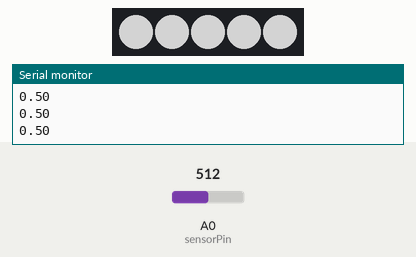
Simulated run of this sketch. Board: Arduino Uno, built with avr-gcc and run on an emulated ATmega328P. On the bench: 5 RGB LEDs in strip order, left to right, the last lines printed to the serial monitor. The inputs (shaded band) are chosen by the test bench; at power-on: A0 (sensorPin) = 512. Dim RGB values are drawn brighter than linear.

Above: at 1.2 s.
1.3 s: A0 (sensorPin) set to 0
At 2.8 s:
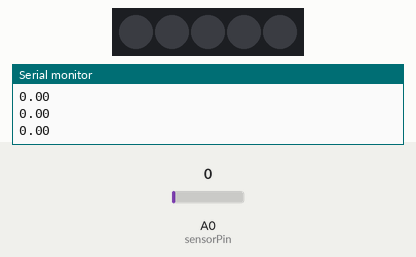
3.2 s: A0 (sensorPin) set to 122
At 4.2 s:
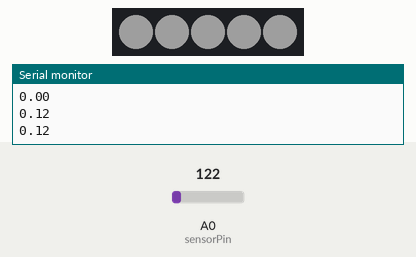
4.8 s: A0 (sensorPin) set to 306
At 5.6 s:
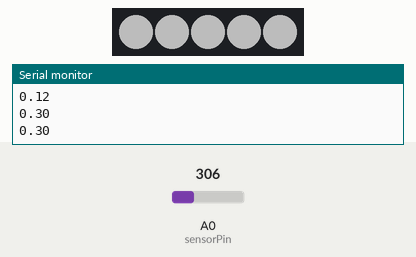
Timing chart, 0 to 7.8 s (numbered marks = the images above; inputs shaded):
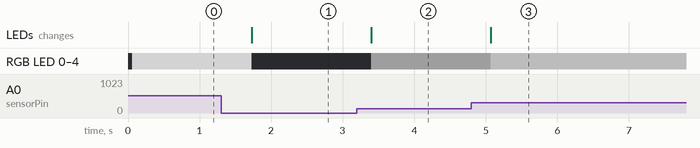

Measured:
- after the input at 1.3 s, RGB LED 0–4: RGB(127, 127, 127) → off after 0.43 s; the LEDs: change after 0.43 s (image 1)
- after the input at 3.2 s, RGB LED 0–4: off → RGB(30, 30, 30) after 0.20 s; the LEDs: change after 0.20 s (image 2)
- after the input at 4.8 s, RGB LED 0–4: RGB(30, 30, 30) → RGB(76, 76, 76) after 0.27 s; the LEDs: change after 0.27 s (image 3)

The sketch:

led_RGB.ino
```cpp
#include "ChainableLED.h"

#define NUM_LEDS  5
//bme280 capteur température pression et humidite
//Led branché sur D7
ChainableLED leds(7, 8, NUM_LEDS);

void setup()
{
  Serial.begin(9600);
  //initialisation de la LED
  leds.init();
    Serial.println("Lancement de l'application");
}


int sensorPin = A0;    // Potentionmetre A0
double sensorValue = 0;  // variable to store the value coming from the sensor
double rgbValue=0.0;
float teinte = 0.0;
boolean augmente = true;


void loop()
{
  sensorValue =(double) analogRead(sensorPin)/1024;

  rgbValue=(double) ((double) analogRead(sensorPin)/1024)*255;
  Serial.println(sensorValue);
  //POur chaque Led
  for (byte i=0; i<NUM_LEDS; i++)
  {
    //Numero de la led, teinte, saturation, luminosité
    //leds.setColorHSB(i, sensorValue,0.7, 0.49);
    leds.setColorRGB(i,rgbValue,rgbValue,rgbValue);
    //leds.setColorHSB(i, teinte,0.7, 0.49);
  }
  delay(500);

  /*if (augmente)
  {
    teinte+= 0.05;
  }
  else
  {
    teinte-= 0.05;
  }
  if (teinte>=1 && augmente)
  {
    augmente = false;
  }
  else if (teinte<=0 && augmente==false)
  {
   augmente = true;
  }*/
}
```
